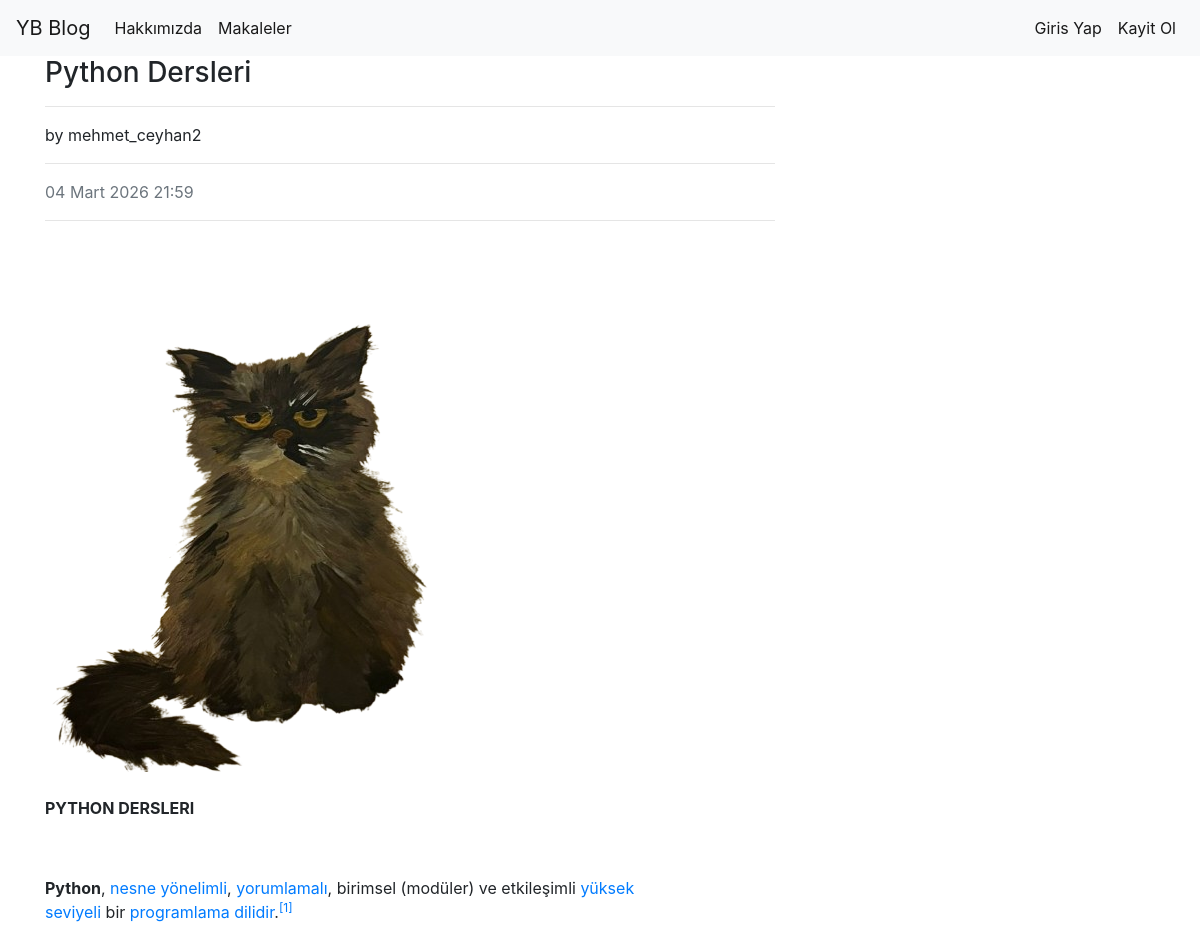
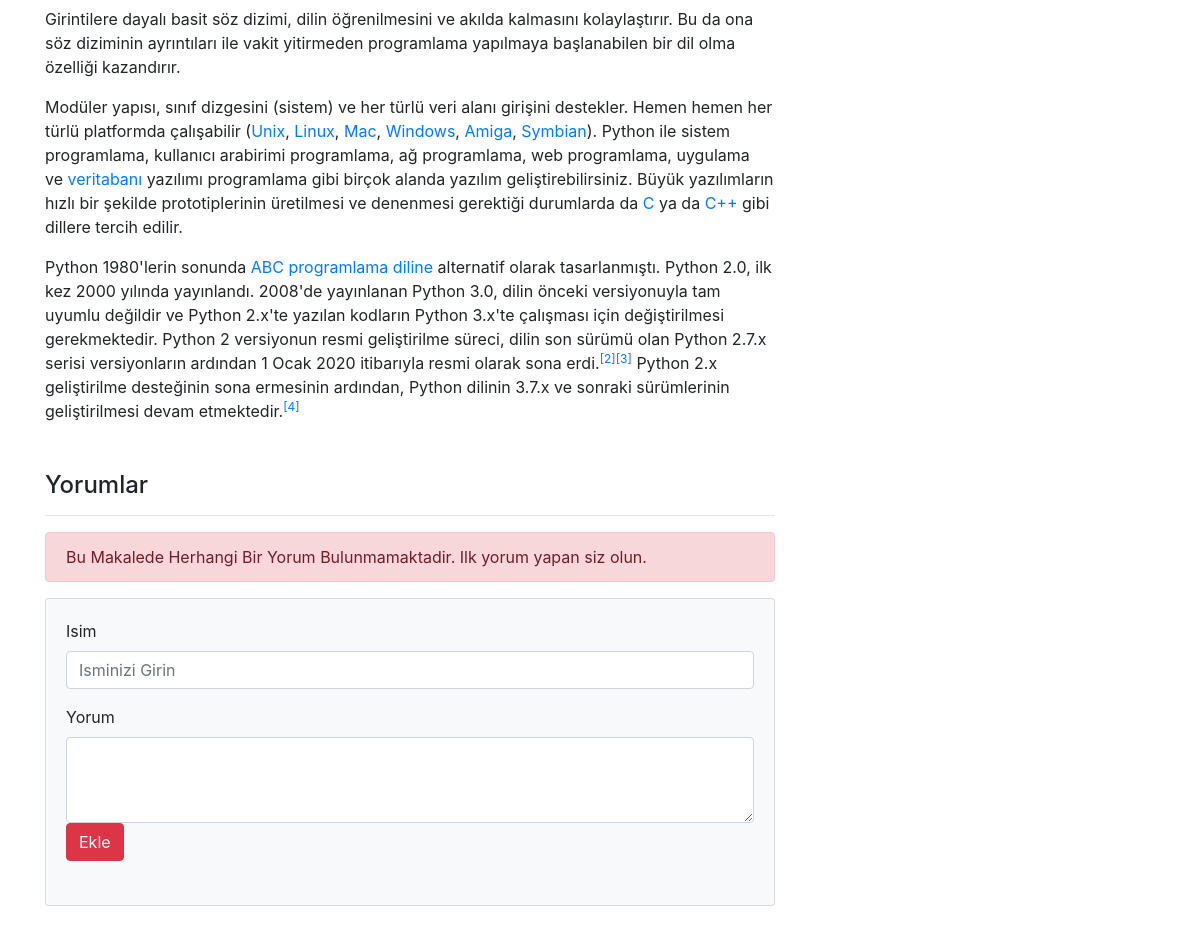
/articles/article/9, run on the app's committed database (2 pictures, top to bottom).
### article/models.py (models this page shows, shortened)
class Article(models.Model):
    author = models.ForeignKey("auth.User",on_delete=models.CASCADE,verbose_name="Author")
    title = models.CharField(max_length=50,verbose_name="Title")
    content = RichTextField()
    created_date = models.DateTimeField(auto_now_add=True,verbose_name="Date of Creation")
    article_image = models.FileField(blank=True,null = True,verbose_name= "Makaleye Fotograf Ekleyin")
    class Meta:
        ordering = ['-created_date']

### article/views.py (the view)
# urls.py: path('article/<int:id>',views.detail,name="detail"),
def detail(request,id):
    article = get_object_or_404(Article,id=id)
    comments = article.comments.all()
    return render(request,"detail.html",{"article":article, "comments" : comments})

### templates/detail.html (shortened to what this page needs)
{% extends "layout.html" %}
{% block body %}
<div class="row">
    <div class="col-lg-8">
        <article>
            <header class="mb-4">
                <h3 class="fw-bolder mb-1"> {{article.title}} </h3>
                <hr>
                <p>
                    by {{article.author.username}}
                    <hr>
                </p>
                <div class="text-muted fst-italic mb-2">
                    {{article.created_date}}
                    <hr>
                </div>
            </header>
            {% if article.article_image %}
            <figure class="mb-4">
                <img class="img-fluid rounded"
                     src="{{article.article_image.url}}"
                     alt="..." />
            </figure>
            {% endif %}
            <section class="mb-5">
                {{article.content|safe}}
            </section>
        </article>
        <h4>Yorumlar</h4>
        <hr>
        {% if comments %}
            {% for comment in comments %}
            <div class="ms-3">
                <div class="fw-bold">
                    {{ comment.comment_author }}
                </div>
                <div class="text-muted small mb-1">
                    {{ comment.comment_date }}
                </div>
                <p>
                    {{ comment.comment_content }}
                </p>
            </div>
            <hr>
            {% endfor %}
        {% else %}
        <div class="alert alert-danger">
        Bu Makalede Herhangi Bir Yorum Bulunmamaktadir. Ilk yorum yapan siz olun.
        </div>
        {% endif %}
        <section class="mb-5">
            <div class="card bg-light">
                <div class="card-body">
                    <form method = "post" action = "{% url 'article:comment' article.id %}" class="mb-4">
                            <div class="form-group">
                            <label for="formGroupExampleInput">Isim</label>
                            <input name ="comment_author" type="text" class="form-control" id="formGroupExampleInput" placeholder="Isminizi Girin">
                        </div>
                        <label for="formGroupExampleInput">Yorum</label>
                        <textarea name = "comment_content" class="form-control" rows="3"
                            placeholder=""></textarea>
                            <button type = "submit" class ="btn btn-danger">
                                Ekle
                            </button>
                    </form>
                </div>
            </div>
        </section>
{% endblock body %}

### data on the page
Article: title "Python Dersleri", author.username "mehmet_ceyhan2", created_date "04 Mart 2026 21:59", article_image (picture), content "PYTHON DERSLERI Python , nesne yönelimli , yorumlamalı , birimsel (modüler) ve etkileşimli yüksek seviyeli bir programlama dilidir . [1] Girintilere dayalı basit söz dizimi, dilin öğrenilmesini ve akılda kalmasını kolaylaştırır. Bu da ona söz diziminin ayrıntıları ile vakit yitirmeden programlama yapılmaya başlanabilen bir dil olma özelliği kazandırır. Modüler yapısı, sınıf dizgesini (sistem) ve her türlü veri alanı girişini destekler. Hemen hemen her türlü platformda çalışabilir ( Unix , Linux , Mac , Windows , Amiga , Symbian ). Python ile sistem programlama, kullanıcı arabirimi programlama, ağ programlama, web programlama, uygulama ve veritabanı yazılımı programlama gibi birçok alanda…"
